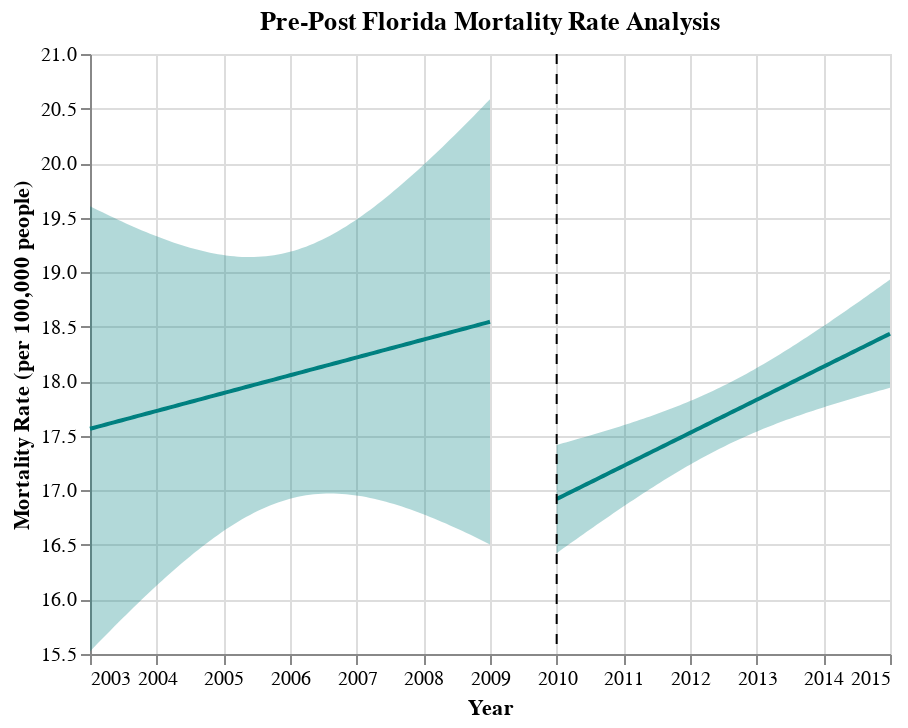

This figure's notebook cell:
### Code cell
fit, reg_chart_pre_FL = get_reg_fit_FL(
    death_data_FL_subset_grouped_pre, 
    yvar="average_deaths_state", 
    xvar="YEAR", 
    alpha=0.05
)
reg_chart_pre_FL

fit, reg_chart_post_FL = get_reg_fit_FL(
    death_data_FL_subset_grouped_post, 
    yvar="average_deaths_state", 
    xvar="YEAR", 
    alpha=0.05
)

line_2010 = alt.Chart(pd.DataFrame({'x': [2010]})).mark_rule(strokeDash=[5, 5]).encode(x='x')

pre_post_FL = reg_chart_pre_FL + reg_chart_post_FL + line_2010
pre_post_FL.properties(title="Pre-Post Florida Mortality Rate Analysis")

### Figure 1 — Vega-Lite specification as saved in the notebook (floating-point values rounded to 4 significant figures)
{"config": {"view": {"continuousWidth": 400, "continuousHeight": 300}}, "layer": [{"mark": {"type": "errorband", "color": "teal"}, "encoding": {"x": {"field": "YEAR", "type": "quantitative"}, "y": {"field": "ci_low", "title": "", "type": "quantitative"}, "y2": {"field": "ci_high"}}}, {"mark": {"type": "line", "color": "teal"}, "encoding": {"x": {"axis": {"format": "T", "title": "Year"}, "field": "YEAR", "scale": {"zero": false}, "type": "quantitative"}, "y": {"field": "average_deaths_state", "scale": {"zero": false}, "title": "Mortality Rate (per 100,000 people)", "type": "quantitative"}}}, {"layer": [{"mark": {"type": "errorband", "color": "teal"}, "encoding": {"x": {"field": "YEAR", "type": "quantitative"}, "y": {"field": "ci_low", "title": "", "type": "quantitative"}, "y2": {"field": "ci_high"}}}, {"mark": {"type": "line", "color": "teal"}, "encoding": {"x": {"axis": {"format": "T", "title": "Year"}, "field": "YEAR", "scale": {"zero": false}, "type": "quantitative"}, "y": {"field": "average_deaths_state", "scale": {"zero": false}, "title": "Mortality Rate (per 100,000 people)", "type": "quantitative"}}}], "data": {"name": "data-d5b8a5ea97ba9b14120f8e1707904412"}}, {"data": {"name": "data-c6a99109c809d7b1b46dbbb9b2adf5d2"}, "mark": {"type": "rule", "strokeDash": [5, 5]}, "encoding": {"x": {"field": "x", "type": "quantitative"}}}], "data": {"name": "data-f7bb9003805b1acdd772c052f78dfca1"}, "title": "Pre-Post Florida Mortality Rate Analysis", "$schema": "https://vega.github.io/schema/vega-lite/v4.17.0.json", "datasets": {"data-f7bb9003805b1acdd772c052f78dfca1": [{"YEAR": 2003.0, "average_deaths_state": 17.56, "ci_low": 15.52, "ci_high": 19.61}, {"YEAR": 2003.0, "average_deaths_state": 17.57, "ci_low": 15.56, "ci_high": 19.59}, {"YEAR": 2003.0, "average_deaths_state": 17.58, "ci_low": 15.6, "ci_high": 19.57}, {"YEAR": 2003.0, "average_deaths_state": 17.59, "ci_low": 15.64, "ci_high": 19.55}, {"YEAR": 2003.0, "average_deaths_state": 17.6, "ci_low": 15.67, "ci_high": 19.53}, {"YEAR": 2003.0, "average_deaths_state": 17.61, "ci_low": 15.71, "ci_high": 19.52}, {"YEAR": 2003.0, "average_deaths_state": 17.62, "ci_low": 15.75, "ci_high": 19.5}, {"YEAR": 2003.0, "average_deaths_state": 17.63, "ci_low": 15.79, "ci_high": 19.48}, {"YEAR": 2003.0, "average_deaths_state": 17.64, "ci_low": 15.82, "ci_high": 19.46}, {"YEAR": 2004.0, "average_deaths_state": 17.65, "ci_low": 15.86, "ci_high": 19.45}, {"YEAR": 2004.0, "average_deaths_state": 17.66, "ci_low": 15.89, "ci_high": 19.43}, {"YEAR": 2004.0, "average_deaths_state": 17.67, "ci_low": 15.93, "ci_high": 19.41}, {"YEAR": 2004.0, "average_deaths_state": 17.68, "ci_low": 15.97, "ci_high": 19.4}, {"YEAR": 2004.0, "average_deaths_state": 17.69, "ci_low": 16.0, "ci_high": 19.38}, {"YEAR": 2004.0, "average_deaths_state": 17.7, "ci_low": 16.04, "ci_high": 19.37}, {"YEAR": 2004.0, "average_deaths_state": 17.71, "ci_low": 16.07, "ci_high": 19.35}, {"YEAR": 2004.0, "average_deaths_state": 17.72, "ci_low": 16.1, "ci_high": 19.34}, {"YEAR": 2004.0, "average_deaths_state": 17.73, "ci_low": 16.14, "ci_high": 19.32}, {"YEAR": 2004.0, "average_deaths_state": 17.74, "ci_low": 16.17, "ci_high": 19.31}, {"YEAR": 2004.0, "average_deaths_state": 17.75, "ci_low": 16.21, "ci_high": 19.3}, {"YEAR": 2004.0, "average_deaths_state": 17.76, "ci_low": 16.24, "ci_high": 19.28}, {"YEAR": 2004.0, "average_deaths_state": 17.77, "ci_low": 16.27, "ci_high": 19.27}, {"YEAR": 2004.0, "average_deaths_state": 17.78, "ci_low": 16.3, "ci_high": 19.26}, {"YEAR": 2004.0, "average_deaths_state": 17.79, "ci_low": 16.33, "ci_high": 19.25}, {"YEAR": 2004.0, "average_deaths_state": 17.8, "ci_low": 16.36, "ci_high": 19.24}, {"YEAR": 2004.0, "average_deaths_state": 17.81, "ci_low": 16.39, "ci_high": 19.22}, {"YEAR": 2005.0, "average_deaths_state": 17.82, "ci_low": 16.42, "ci_high": 19.21}, {"YEAR": 2005.0, "average_deaths_state": 17.83, "ci_low": 16.45, "ci_high": 19.2}, {"YEAR": 2005.0, "average_deaths_state": 17.84, "ci_low": 16.48, "ci_high": 19.2}, {"YEAR": 2005.0, "average_deaths_state": 17.85, "ci_low": 16.51, "ci_high": 19.19}, {"YEAR": 2005.0, "average_deaths_state": 17.86, "ci_low": 16.54, "ci_high": 19.18}, {"YEAR": 2005.0, "average_deaths_state": 17.87, "ci_low": 16.57, "ci_high": 19.17}, {"YEAR": 2005.0, "average_deaths_state": 17.88, "ci_low": 16.59, "ci_high": 19.16}, {"YEAR": 2005.0, "average_deaths_state": 17.89, "ci_low": 16.62, "ci_high": 19.16}, {"YEAR": 2005.0, "average_deaths_state": 17.9, "ci_low": 16.64, "ci_high": 19.15}, {"YEAR": 2005.0, "average_deaths_state": 17.91, "ci_low": 16.67, "ci_high": 19.15}, {"YEAR": 2005.0, "average_deaths_state": 17.92, "ci_low": 16.69, "ci_high": 19.15}, {"YEAR": 2005.0, "average_deaths_state": 17.93, "ci_low": 16.71, "ci_high": 19.14}, {"YEAR": 2005.0, "average_deaths_state": 17.94, "ci_low": 16.73, "ci_high": 19.14}, {"YEAR": 2005.0, "average_deaths_state": 17.95, "ci_low": 16.76, "ci_high": 19.14}, {"YEAR": 2005.0, "average_deaths_state": 17.96, "ci_low": 16.78, "ci_high": 19.14}, {"YEAR": 2005.0, "average_deaths_state": 17.97, "ci_low": 16.79, "ci_high": 19.14}, {"YEAR": 2006.0, "average_deaths_state": 17.98, "ci_low": 16.81, "ci_high": 19.14}, {"YEAR": 2006.0, "average_deaths_state": 17.99, "ci_low": 16.83, "ci_high": 19.14}, {"YEAR": 2006.0, "average_deaths_state": 18.0, "ci_low": 16.85, "ci_high": 19.15}, {"YEAR": 2006.0, "average_deaths_state": 18.01, "ci_low": 16.86, "ci_high": 19.15}, {"YEAR": 2006.0, "average_deaths_state": 18.02, "ci_low": 16.88, "ci_high": 19.16}, {"YEAR": 2006.0, "average_deaths_state": 18.03, "ci_low": 16.89, "ci_high": 19.16}, {"YEAR": 2006.0, "average_deaths_state": 18.04, "ci_low": 16.9, "ci_high": 19.17}, {"YEAR": 2006.0, "average_deaths_state": 18.05, "ci_low": 16.91, "ci_high": 19.18}, {"YEAR": 2006.0, "average_deaths_state": 18.05, "ci_low": 16.92, "ci_high": 19.19}, {"YEAR": 2006.0, "average_deaths_state": 18.06, "ci_low": 16.93, "ci_high": 19.2}, {"YEAR": 2006.0, "average_deaths_state": 18.07, "ci_low": 16.94, "ci_high": 19.21}, {"YEAR": 2006.0, "average_deaths_state": 18.08, "ci_low": 16.95, "ci_high": 19.22}, {"YEAR": 2006.0, "average_deaths_state": 18.09, "ci_low": 16.95, "ci_high": 19.23}, {"YEAR": 2006.0, "average_deaths_state": 18.1, "ci_low": 16.96, "ci_high": 19.25}, {"YEAR": 2006.0, "average_deaths_state": 18.11, "ci_low": 16.96, "ci_high": 19.26}, {"YEAR": 2006.0, "average_deaths_state": 18.12, "ci_low": 16.97, "ci_high": 19.28}, {"YEAR": 2006.0, "average_deaths_state": 18.13, "ci_low": 16.97, "ci_high": 19.3}, {"YEAR": 2007.0, "average_deaths_state": 18.14, "ci_low": 16.97, "ci_high": 19.32}, {"YEAR": 2007.0, "average_deaths_state": 18.15, "ci_low": 16.97, "ci_high": 19.33}, {"YEAR": 2007.0, "average_deaths_state": 18.16, "ci_low": 16.97, "ci_high": 19.35}, {"YEAR": 2007.0, "average_deaths_state": 18.17, "ci_low": 16.97, "ci_high": 19.38}, {"YEAR": 2007.0, "average_deaths_state": 18.18, "ci_low": 16.97, "ci_high": 19.4}, {"YEAR": 2007.0, "average_deaths_state": 18.19, "ci_low": 16.96, "ci_high": 19.42}, {"YEAR": 2007.0, "average_deaths_state": 18.2, "ci_low": 16.96, "ci_high": 19.44}, {"YEAR": 2007.0, "average_deaths_state": 18.21, "ci_low": 16.96, "ci_high": 19.47}, {"YEAR": 2007.0, "average_deaths_state": 18.22, "ci_low": 16.95, "ci_high": 19.49}, {"YEAR": 2007.0, "average_deaths_state": 18.23, "ci_low": 16.94, "ci_high": 19.52}, {"YEAR": 2007.0, "average_deaths_state": 18.24, "ci_low": 16.94, "ci_high": 19.54}, {"YEAR": 2007.0, "average_deaths_state": 18.25, "ci_low": 16.93, "ci_high": 19.57}, {"YEAR": 2007.0, "average_deaths_state": 18.26, "ci_low": 16.92, "ci_high": 19.6}, {"YEAR": 2007.0, "average_deaths_state": 18.27, "ci_low": 16.91, "ci_high": 19.63}, {"YEAR": 2007.0, "average_deaths_state": 18.28, "ci_low": 16.91, "ci_high": 19.66}, {"YEAR": 2007.0, "average_deaths_state": 18.29, "ci_low": 16.9, "ci_high": 19.68}, {"YEAR": 2007.0, "average_deaths_state": 18.3, "ci_low": 16.89, "ci_high": 19.71}, {"YEAR": 2008.0, "average_deaths_state": 18.31, "ci_low": 16.87, "ci_high": 19.75}, {"YEAR": 2008.0, "average_deaths_state": 18.32, "ci_low": 16.86, "ci_high": 19.78}, {"YEAR": 2008.0, "average_deaths_state": 18.33, "ci_low": 16.85, "ci_high": 19.81}, {"YEAR": 2008.0, "average_deaths_state": 18.34, "ci_low": 16.84, "ci_high": 19.84}, {"YEAR": 2008.0, "average_deaths_state": 18.35, "ci_low": 16.83, "ci_high": 19.87}, {"YEAR": 2008.0, "average_deaths_state": 18.36, "ci_low": 16.81, "ci_high": 19.9}, {"YEAR": 2008.0, "average_deaths_state": 18.37, "ci_low": 16.8, "ci_high": 19.94}, {"YEAR": 2008.0, "average_deaths_state": 18.38, "ci_low": 16.79, "ci_high": 19.97}, {"YEAR": 2008.0, "average_deaths_state": 18.39, "ci_low": 16.77, "ci_high": 20.01}, {"YEAR": 2008.0, "average_deaths_state": 18.4, "ci_low": 16.76, "ci_high": 20.04}, {"YEAR": 2008.0, "average_deaths_state": 18.41, "ci_low": 16.74, "ci_high": 20.07}, {"YEAR": 2008.0, "average_deaths_state": 18.42, "ci_low": 16.73, "ci_high": 20.11}, {"YEAR": 2008.0, "average_deaths_state": 18.43, "ci_low": 16.71, "ci_high": 20.14}, {"YEAR": 2008.0, "average_deaths_state": 18.44, "ci_low": 16.7, "ci_high": 20.18}, {"YEAR": 2008.0, "average_deaths_state": 18.45, "ci_low": 16.68, "ci_high": 20.22}, {"YEAR": 2008.0, "average_deaths_state": 18.46, "ci_low": 16.66, "ci_high": 20.25}, {"YEAR": 2009.0, "average_deaths_state": 18.47, "ci_low": 16.65, "ci_high": 20.29}, {"YEAR": 2009.0, "average_deaths_state": 18.48, "ci_low": 16.63, "ci_high": 20.32}, {"YEAR": 2009.0, "average_deaths_state": 18.49, "ci_low": 16.61, "ci_high": 20.36}, {"YEAR": 2009.0, "average_deaths_state": 18.5, "ci_low": 16.59, "ci_high": 20.4}, {"YEAR": 2009.0, "average_deaths_state": 18.51, "ci_low": 16.58, "ci_high": 20.43}, {"YEAR": 2009.0, "average_deaths_state": 18.52, "ci_low": 16.56, "ci_high": 20.47}, {"YEAR": 2009.0, "average_deaths_state": 18.53, "ci_low": 16.54, "ci_high": 20.51}, {"YEAR": 2009.0, "average_deaths_state": 18.54, "ci_low": 16.52, "ci_high": 20.55}, {"YEAR": 2009.0, "average_deaths_state": 18.55, "ci_low": 16.5, "ci_high": 20.59}], "data-d5b8a5ea97ba9b14120f8e1707904412": [{"YEAR": 2010.0, "average_deaths_state": 16.92, "ci_low": 16.42, "ci_high": 17.42}, {"YEAR": 2010.0, "average_deaths_state": 16.94, "ci_low": 16.45, "ci_high": 17.43}, {"YEAR": 2010.0, "average_deaths_state": 16.95, "ci_low": 16.47, "ci_high": 17.43}, {"YEAR": 2010.0, "average_deaths_state": 16.97, "ci_low": 16.49, "ci_high": 17.44}, {"YEAR": 2010.0, "average_deaths_state": 16.98, "ci_low": 16.51, "ci_high": 17.45}, {"YEAR": 2010.0, "average_deaths_state": 17.0, "ci_low": 16.53, "ci_high": 17.46}, {"YEAR": 2010.0, "average_deaths_state": 17.01, "ci_low": 16.56, "ci_high": 17.47}, {"YEAR": 2010.0, "average_deaths_state": 17.03, "ci_low": 16.58, "ci_high": 17.48}, {"YEAR": 2010.0, "average_deaths_state": 17.04, "ci_low": 16.6, "ci_high": 17.49}, {"YEAR": 2010.0, "average_deaths_state": 17.06, "ci_low": 16.62, "ci_high": 17.49}, {"YEAR": 2010.0, "average_deaths_state": 17.07, "ci_low": 16.64, "ci_high": 17.5}, {"YEAR": 2011.0, "average_deaths_state": 17.09, "ci_low": 16.66, "ci_high": 17.51}, {"YEAR": 2011.0, "average_deaths_state": 17.1, "ci_low": 16.68, "ci_high": 17.52}, {"YEAR": 2011.0, "average_deaths_state": 17.12, "ci_low": 16.71, "ci_high": 17.53}, {"YEAR": 2011.0, "average_deaths_state": 17.13, "ci_low": 16.73, "ci_high": 17.54}, {"YEAR": 2011.0, "average_deaths_state": 17.15, "ci_low": 16.75, "ci_high": 17.55}, {"YEAR": 2011.0, "average_deaths_state": 17.16, "ci_low": 16.77, "ci_high": 17.56}, {"YEAR": 2011.0, "average_deaths_state": 17.18, "ci_low": 16.79, "ci_high": 17.57}, {"YEAR": 2011.0, "average_deaths_state": 17.19, "ci_low": 16.81, "ci_high": 17.58}, {"YEAR": 2011.0, "average_deaths_state": 17.21, "ci_low": 16.83, "ci_high": 17.59}, {"YEAR": 2011.0, "average_deaths_state": 17.22, "ci_low": 16.85, "ci_high": 17.6}, {"YEAR": 2011.0, "average_deaths_state": 17.24, "ci_low": 16.87, "ci_high": 17.61}, {"YEAR": 2011.0, "average_deaths_state": 17.25, "ci_low": 16.89, "ci_high": 17.62}, {"YEAR": 2011.0, "average_deaths_state": 17.27, "ci_low": 16.91, "ci_high": 17.63}, {"YEAR": 2011.0, "average_deaths_state": 17.28, "ci_low": 16.93, "ci_high": 17.64}, {"YEAR": 2011.0, "average_deaths_state": 17.3, "ci_low": 16.95, "ci_high": 17.65}, {"YEAR": 2011.0, "average_deaths_state": 17.31, "ci_low": 16.97, "ci_high": 17.66}, {"YEAR": 2011.0, "average_deaths_state": 17.33, "ci_low": 16.99, "ci_high": 17.67}, {"YEAR": 2011.0, "average_deaths_state": 17.34, "ci_low": 17.01, "ci_high": 17.68}, {"YEAR": 2011.0, "average_deaths_state": 17.36, "ci_low": 17.03, "ci_high": 17.69}, {"YEAR": 2011.0, "average_deaths_state": 17.38, "ci_low": 17.05, "ci_high": 17.7}, {"YEAR": 2012.0, "average_deaths_state": 17.39, "ci_low": 17.07, "ci_high": 17.71}, {"YEAR": 2012.0, "average_deaths_state": 17.41, "ci_low": 17.09, "ci_high": 17.72}, {"YEAR": 2012.0, "average_deaths_state": 17.42, "ci_low": 17.11, "ci_high": 17.73}, {"YEAR": 2012.0, "average_deaths_state": 17.44, "ci_low": 17.13, "ci_high": 17.74}, {"YEAR": 2012.0, "average_deaths_state": 17.45, "ci_low": 17.15, "ci_high": 17.76}, {"YEAR": 2012.0, "average_deaths_state": 17.47, "ci_low": 17.16, "ci_high": 17.77}, {"YEAR": 2012.0, "average_deaths_state": 17.48, "ci_low": 17.18, "ci_high": 17.78}, {"YEAR": 2012.0, "average_deaths_state": 17.5, "ci_low": 17.2, "ci_high": 17.79}, {"YEAR": 2012.0, "average_deaths_state": 17.51, "ci_low": 17.22, "ci_high": 17.81}, {"YEAR": 2012.0, "average_deaths_state": 17.53, "ci_low": 17.24, "ci_high": 17.82}, {"YEAR": 2012.0, "average_deaths_state": 17.54, "ci_low": 17.25, "ci_high": 17.83}, {"YEAR": 2012.0, "average_deaths_state": 17.56, "ci_low": 17.27, "ci_high": 17.84}, {"YEAR": 2012.0, "average_deaths_state": 17.57, "ci_low": 17.29, "ci_high": 17.86}, {"YEAR": 2012.0, "average_deaths_state": 17.59, "ci_low": 17.3, "ci_high": 17.87}, {"YEAR": 2012.0, "average_deaths_state": 17.6, "ci_low": 17.32, "ci_high": 17.89}, {"YEAR": 2012.0, "average_deaths_state": 17.62, "ci_low": 17.34, "ci_high": 17.9}, {"YEAR": 2012.0, "average_deaths_state": 17.63, "ci_low": 17.35, "ci_high": 17.91}, {"YEAR": 2012.0, "average_deaths_state": 17.65, "ci_low": 17.37, "ci_high": 17.93}, {"YEAR": 2012.0, "average_deaths_state": 17.66, "ci_low": 17.38, "ci_high": 17.94}, {"YEAR": 2012.0, "average_deaths_state": 17.68, "ci_low": 17.4, "ci_high": 17.96}, {"YEAR": 2013.0, "average_deaths_state": 17.69, "ci_low": 17.41, "ci_high": 17.97}, {"YEAR": 2013.0, "average_deaths_state": 17.71, "ci_low": 17.43, "ci_high": 17.99}, {"YEAR": 2013.0, "average_deaths_state": 17.72, "ci_low": 17.44, "ci_high": 18.0}, {"YEAR": 2013.0, "average_deaths_state": 17.74, "ci_low": 17.46, "ci_high": 18.02}, {"YEAR": 2013.0, "average_deaths_state": 17.75, "ci_low": 17.47, "ci_high": 18.04}, {"YEAR": 2013.0, "average_deaths_state": 17.77, "ci_low": 17.49, "ci_high": 18.05}, {"YEAR": 2013.0, "average_deaths_state": 17.78, "ci_low": 17.5, "ci_high": 18.07}, {"YEAR": 2013.0, "average_deaths_state": 17.8, "ci_low": 17.51, "ci_high": 18.09}, {"YEAR": 2013.0, "average_deaths_state": 17.81, "ci_low": 17.53, "ci_high": 18.1}, {"YEAR": 2013.0, "average_deaths_state": 17.83, "ci_low": 17.54, "ci_high": 18.12}, {"YEAR": 2013.0, "average_deaths_state": 17.85, "ci_low": 17.55, "ci_high": 18.14}, {"YEAR": 2013.0, "average_deaths_state": 17.86, "ci_low": 17.56, "ci_high": 18.16}, {"YEAR": 2013.0, "average_deaths_state": 17.88, "ci_low": 17.58, "ci_high": 18.17}, {"YEAR": 2013.0, "average_deaths_state": 17.89, "ci_low": 17.59, "ci_high": 18.19}, {"YEAR": 2013.0, "average_deaths_state": 17.91, "ci_low": 17.6, "ci_high": 18.21}, {"YEAR": 2013.0, "average_deaths_state": 17.92, "ci_low": 17.61, "ci_high": 18.23}, {"YEAR": 2013.0, "average_deaths_state": 17.94, "ci_low": 17.62, "ci_high": 18.25}, {"YEAR": 2013.0, "average_deaths_state": 17.95, "ci_low": 17.63, "ci_high": 18.27}, {"YEAR": 2013.0, "average_deaths_state": 17.97, "ci_low": 17.65, "ci_high": 18.29}, {"YEAR": 2013.0, "average_deaths_state": 17.98, "ci_low": 17.66, "ci_high": 18.31}, {"YEAR": 2014.0, "average_deaths_state": 18.0, "ci_low": 17.67, "ci_high": 18.33}, {"YEAR": 2014.0, "average_deaths_state": 18.01, "ci_low": 17.68, "ci_high": 18.34}, {"YEAR": 2014.0, "average_deaths_state": 18.03, "ci_low": 17.69, "ci_high": 18.36}, {"YEAR": 2014.0, "average_deaths_state": 18.04, "ci_low": 17.7, "ci_high": 18.38}, {"YEAR": 2014.0, "average_deaths_state": 18.06, "ci_low": 17.71, "ci_high": 18.4}, {"YEAR": 2014.0, "average_deaths_state": 18.07, "ci_low": 17.72, "ci_high": 18.42}, {"YEAR": 2014.0, "average_deaths_state": 18.09, "ci_low": 17.73, "ci_high": 18.44}, {"YEAR": 2014.0, "average_deaths_state": 18.1, "ci_low": 17.74, "ci_high": 18.46}, {"YEAR": 2014.0, "average_deaths_state": 18.12, "ci_low": 17.75, "ci_high": 18.48}, {"YEAR": 2014.0, "average_deaths_state": 18.13, "ci_low": 17.76, "ci_high": 18.51}, {"YEAR": 2014.0, "average_deaths_state": 18.15, "ci_low": 17.77, "ci_high": 18.53}, {"YEAR": 2014.0, "average_deaths_state": 18.16, "ci_low": 17.78, "ci_high": 18.55}, {"YEAR": 2014.0, "average_deaths_state": 18.18, "ci_low": 17.79, "ci_high": 18.57}, {"YEAR": 2014.0, "average_deaths_state": 18.19, "ci_low": 17.8, "ci_high": 18.59}, {"YEAR": 2014.0, "average_deaths_state": 18.21, "ci_low": 17.81, "ci_high": 18.61}, {"YEAR": 2014.0, "average_deaths_state": 18.22, "ci_low": 17.82, "ci_high": 18.63}, {"YEAR": 2014.0, "average_deaths_state": 18.24, "ci_low": 17.83, "ci_high": 18.65}, {"YEAR": 2014.0, "average_deaths_state": 18.25, "ci_low": 17.84, "ci_high": 18.67}, {"YEAR": 2014.0, "average_deaths_state": 18.27, "ci_low": 17.84, "ci_high": 18.69}, {"YEAR": 2014.0, "average_deaths_state": 18.28, "ci_low": 17.85, "ci_high": 18.72}, {"YEAR": 2015.0, "average_deaths_state": 18.3, "ci_low": 17.86, "ci_high": 18.74}, {"YEAR": 2015.0, "average_deaths_state": 18.31, "ci_low": 17.87, "ci_high": 18.76}, {"YEAR": 2015.0, "average_deaths_state": 18.33, "ci_low": 17.88, "ci_high": 18.78}, {"YEAR": 2015.0, "average_deaths_state": 18.35, "ci_low": 17.89, "ci_high": 18.8}, {"YEAR": 2015.0, "average_deaths_state": 18.36, "ci_low": 17.9, "ci_high": 18.82}, {"YEAR": 2015.0, "average_deaths_state": 18.38, "ci_low": 17.91, "ci_high": 18.84}, {"YEAR": 2015.0, "average_deaths_state": 18.39, "ci_low": 17.91, "ci_high": 18.87}, {"YEAR": 2015.0, "average_deaths_state": 18.41, "ci_low": 17.92, "ci_high": 18.89}, {"YEAR": 2015.0, "average_deaths_state": 18.42, "ci_low": 17.93, "ci_high": 18.91}, {"YEAR": 2015.0, "average_deaths_state": 18.44, "ci_low": 17.94, "ci_high": 18.93}], "data-c6a99109c809d7b1b46dbbb9b2adf5d2": [{"x": 2010}]}}
